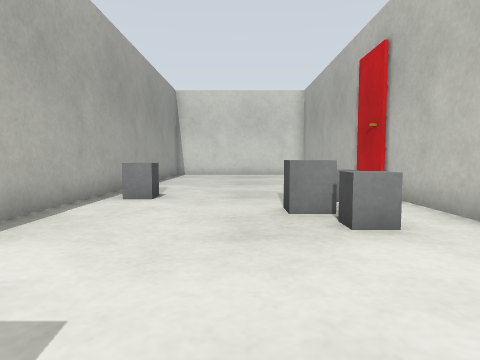
view 1 (above)

12 first-person views from a walk through a robot-simulator world made for Gazebo. The camera is 0.5 m above the floor, tilts 4° down and sees 75° across. The floor is counted in squares, 0.5 m on a side. Each view is taken from the middle of a square. On the plan, view 1 faces up. The plan holds only what a view shows up to about 12 squares ahead; the rest is blank. The place goes on beyond the plan.

view 2
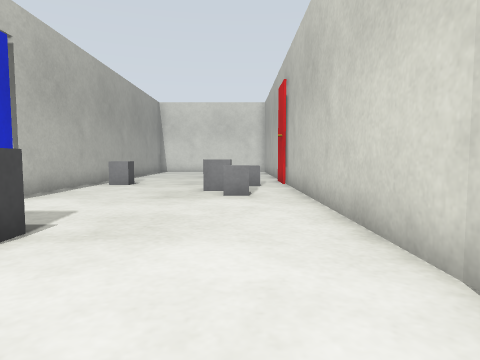

view 3
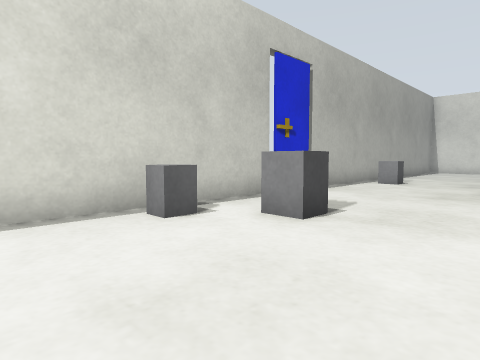

view 4
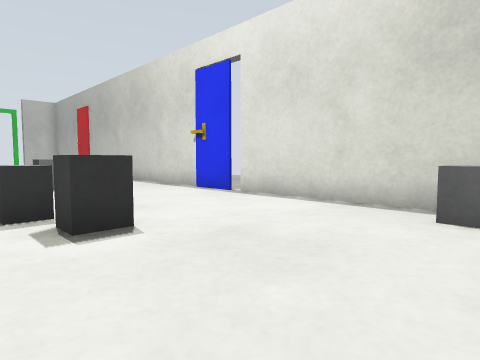

view 5
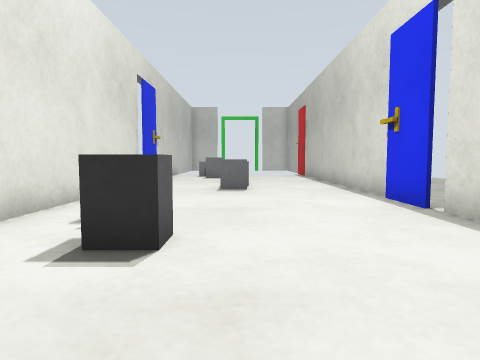

view 6
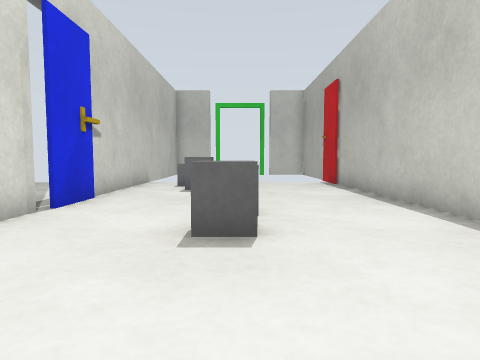

view 7
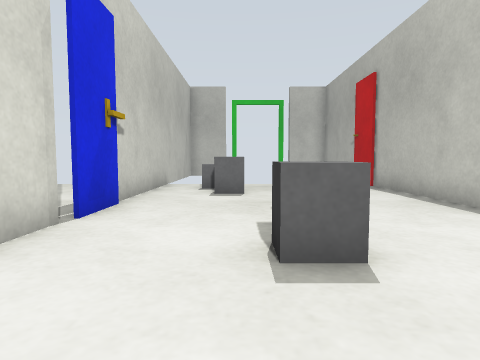

view 8
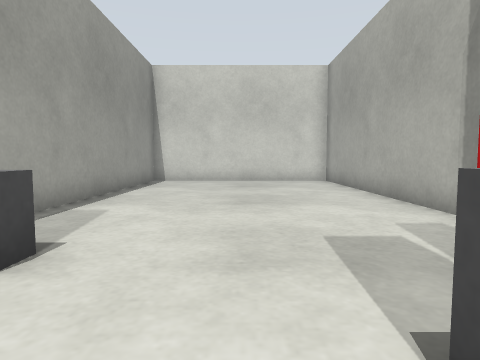

view 9
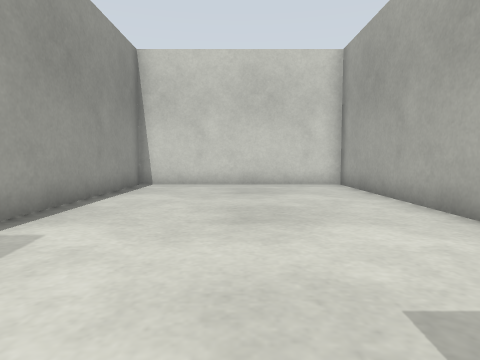

view 10
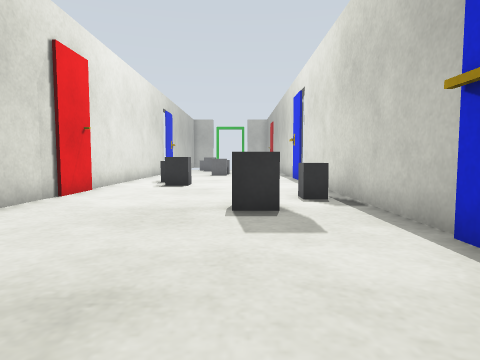

view 11
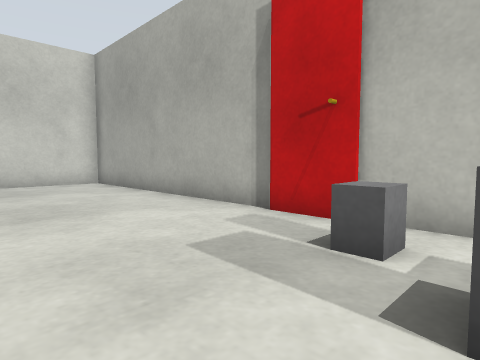

view 12
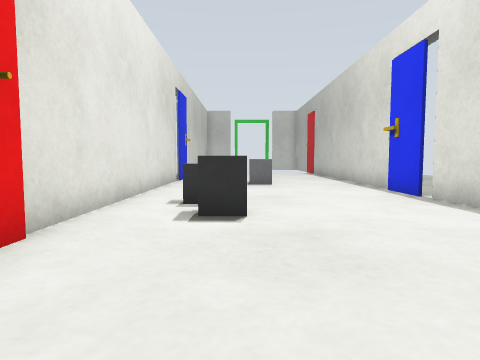

### Floor plan
Points are (right, up) in squares from view 1. A wall is a line through its corners. A room is listed if a view was taken in it or the views show most of it. See-through windows are left out.
Room 1 (views 1, 2, 3, 4, 5, 6, 7, 8, 9, 10, 11, 12)
walls: (3.8, -2.2) (3.8, 8.2); (-3.8, 2) (-3.8, -7.9); (-3.8, -10) (-3.8, -20.2); (3.8, 9.9) (3.8, 18.8) (-3.8, 18.8) (-3.8, 4.1); (3.8, -13.9) (3.8, -4); (3.8, -21.1) (3.8, -16)
ways out: gap at (-4, -10); gap at (-4, -8); gap at (-4, 2); gap at (-4, 4); gap at (4, -16); gap at (4, -14)
objects: door leaf (-4, -9); door leaf (-4, 3); grey box (-3, -2); grey box (-3, 8) to (-2, 8); grey box (-2, -1) to (-1, 0); other object (0, -14) to (0, -13); grey box (0, -12) to (1, -12); grey box (1, -18) to (2, -18); grey box (1, -6) to (2, -5); grey box (1, 6) to (2, 6); grey box (2, -20) to (2, -19); grey box (2, -7); grey box (2, 4) to (2, 5); grey box (2, 7) to (3, 8)

Where each view was taken, in squares from view 1:
view 1: 0 up, 0 right, facing up
view 2: 4 down, 2 right, facing up
view 3: 5 down, 2 right, facing up-left
view 4: 1 down, 3 right, facing down-left
view 5: 2 down, 0 right, facing down
view 6: 8 down, 0 right, facing down
view 7: 9 down, 1 right, facing down
view 8: 5 up, 0 right, facing up
view 9: 7 up, 0 right, facing up
view 10: 6 up, 1 left, facing down
view 11: 6 up, 1 left, facing up-right
view 12: 0 up, 1 right, facing down
